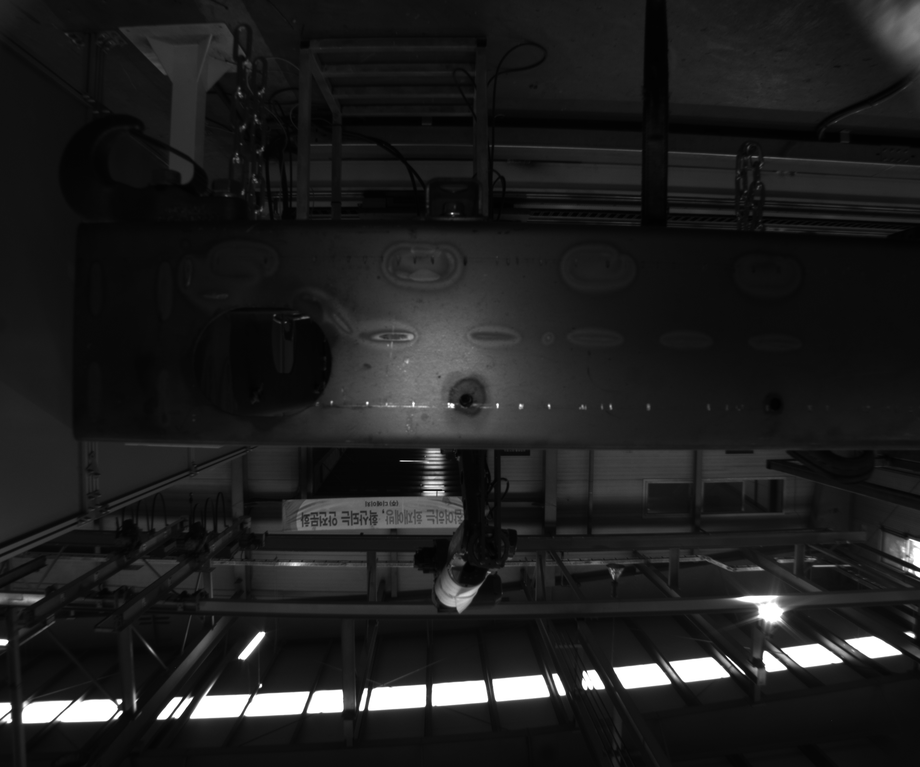
#> input picture image_processing/2_11_11.png, 920 x 767 px, shrunk from 2464 x 2056 before the run
$ jupyter execute histogram.ipynb
#> lines starting #> are read from the running program, lines starting #| are printed output that depends on the picture
### https://homepages.cae.wisc.edu/~ece533/images/

[cell 1]
import sys
import numpy as np
import cv2


def calcGrayHist(img):
    channels = [0]
    histSize = [256]
    histRange = [0, 256]

    hist = cv2.calcHist([img], channels, None, histSize, histRange)

    return hist


def getGrayHistImage(hist):
    histMax = np.max(hist)

    imgHist = np.full((110, 256), 255, dtype=np.uint8)
    for x in range(256):
        pt1 = (x, 100)
        pt2 = (x, 100 - int(hist[x, 0] * 100 / histMax))
        cv2.line(imgHist, pt1, pt2, 0)
        cv2.line(imgHist, (x, 101), (x, 110), x)

    #cv2.rectangle(imgHist, (0, 100), (255, 111), 0)

    return imgHist


if __name__ == '__main__':
    src = cv2.imread('2_11_11.png', cv2.IMREAD_GRAYSCALE)
#> src is the input picture: shape (767, 920); min 0, max 255, mean 30.6

    if src is None:
        print('Image load failed!')
        sys.exit()

    cv2.imshow('src', src)

    hist = calcGrayHist(src)
#> in calcGrayHist, `hist = cv2.calcHist([img], channels, None, histSize, histRange)`: hist = 256 values, max 30555 at index 15, min 5 at index 1, mean 2756.4
    histImg = getGrayHistImage(hist)
#> in getGrayHistImage, `histMax = np.max(hist)`: histMax = 30555
#> the loop in getGrayHistImage, `for x in range(256):` made 256 passes
#> pt2 on passes 1 to 3: (0, 100), (1, 100), (2, 96)
#> after the loop in getGrayHistImage, `for x in range(256):`:
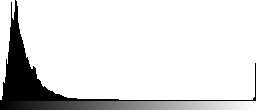
#> imgHist: shape (110, 256); min 0, max 255, mean 222.1
    cv2.imshow('histImg', histImg)
    cv2.imshow('histImg', getGrayHistImage(calcGrayHist(src)))
#> the loop in getGrayHistImage (call 2), `for x in range(256):` made 256 passes
    cv2.waitKey()

cv2.destroyAllWindows()
